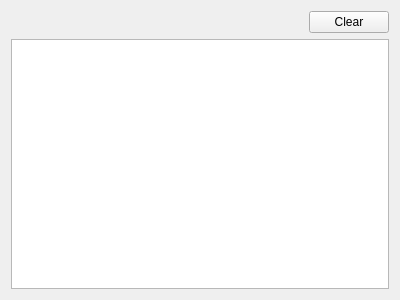
<?xml version="1.0" encoding="UTF-8"?>
<ui version="4.0">
 <class>Widget</class>
 <widget class="QWidget" name="Widget">
  <property name="geometry">
   <rect>
    <x>0</x>
    <y>0</y>
    <width>400</width>
    <height>300</height>
   </rect>
  </property>
  <property name="windowTitle">
   <string>Widget</string>
  </property>
  <layout class="QVBoxLayout" name="verticalLayout">
   <item>
    <layout class="QHBoxLayout" name="horizontalLayout">
     <item>
      <spacer name="horizontalSpacer">
       <property name="orientation">
        <enum>Qt::Horizontal</enum>
       </property>
       <property name="sizeHint" stdset="0">
        <size>
         <width>40</width>
         <height>20</height>
        </size>
       </property>
      </spacer>
     </item>
     <item>
      <widget class="QPushButton" name="clearBtn">
       <property name="text">
        <string>Clear</string>
       </property>
      </widget>
     </item>
    </layout>
   </item>
   <item>
    <widget class="QPlainTextEdit" name="plainTextEdit"/>
   </item>
  </layout>
 </widget>
 <layoutdefault spacing="6" margin="11"/>
 <resources/>
 <connections/>
</ui>
